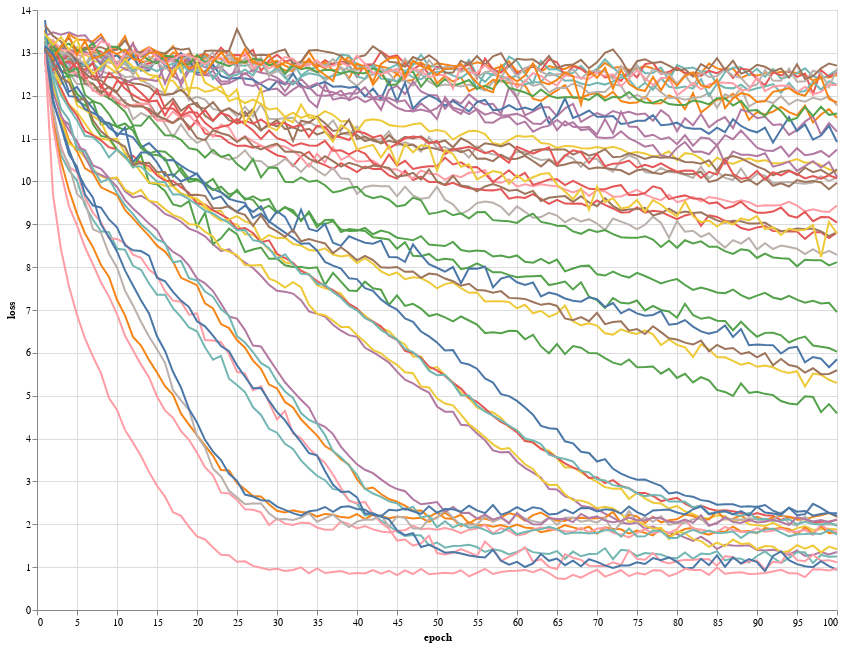

Notebook source saved alongside this figure:
### Code cell
alt.Chart(loss_df[:5000]).mark_line().encode(
    x=alt.X("epoch"),
    y=alt.Y("loss"),
    color=alt.Color("run", legend=None),
    tooltip=['run']
).properties(
    height=600,
    width=800
)

### Figure 1 — Vega-Lite specification as saved in the notebook (floating-point values rounded to 4 significant figures; data arrays with more than 128 entries replaced by an {"elided": "..."} marker saying what was removed)
{"config": {"view": {"continuousWidth": 400, "continuousHeight": 300}}, "data": {"name": "data-589ca91338c9805745d16f8d2ec444d7"}, "mark": "line", "encoding": {"color": {"field": "run", "legend": null, "type": "nominal"}, "tooltip": [{"field": "run", "type": "nominal"}], "x": {"field": "epoch", "type": "quantitative"}, "y": {"field": "loss", "type": "quantitative"}}, "height": 600, "width": 800, "$schema": "https://vega.github.io/schema/vega-lite/v4.17.0.json", "datasets": {"data-589ca91338c9805745d16f8d2ec444d7": {"elided": "5000 records"}}}
